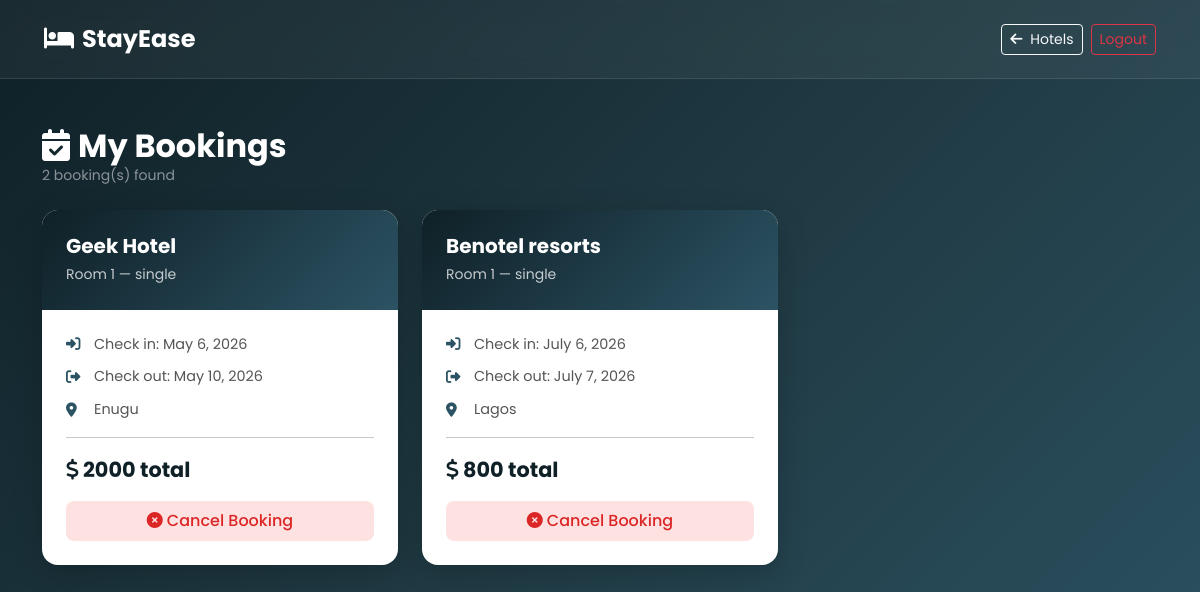
/my-bookings/ (signed in), run on the app's committed database.
### hotels/models.py (models this page shows, shortened)
class Booking(models.Model):
    room = models.ForeignKey(Room, on_delete=models.CASCADE)
    user = models.ForeignKey(User, on_delete=models.CASCADE)
    check_in = models.DateField()
    check_out = models.DateField()
    total_price = models.IntegerField()

class Room(models.Model):
    hotel = models.ForeignKey(Hotel, on_delete=models.CASCADE)
    room_number = models.IntegerField()
    room_type = models.CharField(max_length=100)
    price_per_night = models.IntegerField()
    is_available = models.BooleanField(default=True)

class Hotel(models.Model):
    name = models.CharField(max_length=100)
    location = models.CharField(max_length=100)
    description = models.TextField()
    created_by = models.ForeignKey(User, on_delete=models.CASCADE)
    image = models.ImageField(upload_to='hotels/', blank=True, null=True)

### hotels/views.py (the view)
# urls.py: path('my-bookings/', views.my_bookings, name='my_bookings'),
@login_required
def my_bookings(request):
    bookings = Booking.objects.filter(user=request.user)
    return render(request, 'hotels/my_bookings.html', {'bookings': bookings})

### hotels/templates/hotels/my_bookings.html (shortened to what this page needs)
<!DOCTYPE html>
<html lang="en">
<head>
    <link href="https://cdn.jsdelivr.net/npm/bootstrap@5.3.0/dist/css/bootstrap.min.css" rel="stylesheet">
    <link rel="stylesheet" href="https://cdnjs.cloudflare.com/ajax/libs/font-awesome/6.4.0/css/all.min.css">
</head>
<body>
    <nav class="navbar navbar-expand-lg">
        <div class="container">
            <a class="navbar-brand" href="/"><i class="fas fa-bed me-2"></i>StayEase</a>
            <div class="d-flex align-items-center gap-2 ms-auto">
                <a href="/" class="btn btn-outline-light btn-sm"><i class="fas fa-arrow-left me-1"></i> Hotels</a>
                <form method="post" action="/accounts/logout/" class="d-inline">
                    <button type="submit" class="btn btn-outline-danger btn-sm">Logout</button>
                </form>
            </div>
        </div>
    </nav>
    <div class="container py-5">
        <div class="mb-4">
            <h2 class="text-white fw-bold mb-0"><i class="fas fa-calendar-check me-2"></i>My Bookings</h2>
            <p class="text-white-50 small">{{ bookings|length }} booking(s) found</p>
        </div>
        {% if bookings %}
        <div class="row g-4">
            {% for booking in bookings %}
            <div class="col-12 col-md-6 col-lg-4">
                <div class="booking-card">
                    <div class="booking-card-top">
                        <h5>{{ booking.room.hotel.name }}</h5>
                        <small class="opacity-75">Room {{ booking.room.room_number }} — {{ booking.room.room_type }}</small>
                    </div>
                    <div class="booking-card-body">
                        <div class="info-row"><i class="fas fa-sign-in-alt"></i><span>Check in: {{ booking.check_in }}</span></div>
                        <div class="info-row"><i class="fas fa-sign-out-alt"></i><span>Check out: {{ booking.check_out }}</span></div>
                        <div class="info-row"><i class="fas fa-map-marker-alt"></i><span>{{ booking.room.hotel.location }}</span></div>
                        <hr>
                        <p class="total-price mb-3"><i class="fas fa-dollar-sign me-1"></i>{{ booking.total_price }} total</p>
                        <a href="/cancel-booking/{{ booking.id }}/"
                           class="btn btn-cancel"
                           onclick="return confirm('Are you sure you want to cancel this booking?')">
                           <i class="fas fa-times-circle me-1"></i>Cancel Booking
                        </a>
                    </div>
                </div>
            </div>
            {% endfor %}
        </div>
        {% else %}
        <div class="text-center py-5">
            <i class="fas fa-calendar-times text-white-50" style="font-size: 4rem;"></i>
            <p class="text-white-50 mt-3">You have no bookings yet.</p>
            <a href="/" class="btn btn-light mt-2">Browse Hotels</a>
        </div>
        {% endif %}
    </div>
</body>
</html>

### hotels/templates/hotels/my_bookings.html (style rules this page uses)
* { font-family: 'Poppins', sans-serif; }
body { background: linear-gradient(135deg, #0f2027, #203a43, #2c5364); min-height: 100vh; }
.navbar { background: rgba(255,255,255,0.05); backdrop-filter: blur(10px); padding: 1rem 2rem; border-bottom: 1px solid rgba(255,255,255,0.1); }
.navbar-brand { font-size: 1.5rem; font-weight: 700; color: white !important; }
.booking-card { background: white; border: none; border-radius: 16px; box-shadow: 0 8px 30px rgba(0,0,0,0.2); overflow: hidden; transition: transform 0.2s; }
.booking-card-top { background: linear-gradient(135deg, #0f2027, #2c5364); padding: 1.5rem; color: white; }
.booking-card-top h5 { font-weight: 700; margin-bottom: 0.2rem; }
.booking-card-body { padding: 1.5rem; }
.info-row { display: flex; align-items: center; gap: 10px; margin-bottom: 0.7rem; font-size: 0.9rem; color: #555; }
.info-row i { color: #2c5364; width: 18px; }
.total-price { font-size: 1.3rem; font-weight: 700; color: #0f2027; }
.btn-cancel { background: #fee2e2; color: #dc2626; border: none; border-radius: 8px; padding: 8px 20px; font-weight: 500; width: 100%; }

### data on the page
Booking: room.hotel.name "Geek Hotel", room.room_number "1", room.room_type "single", check_in "May 6, 2026", check_out "May 10, 2026", room.hotel.location "Enugu", total_price "2000"
Booking: room.hotel.name "Benotel resorts", room.room_number "1", room.room_type "single", check_in "July 6, 2026", check_out "July 7, 2026", room.hotel.location "Lagos", total_price "800"

### other printed values
{{ bookings|length }} "2"
